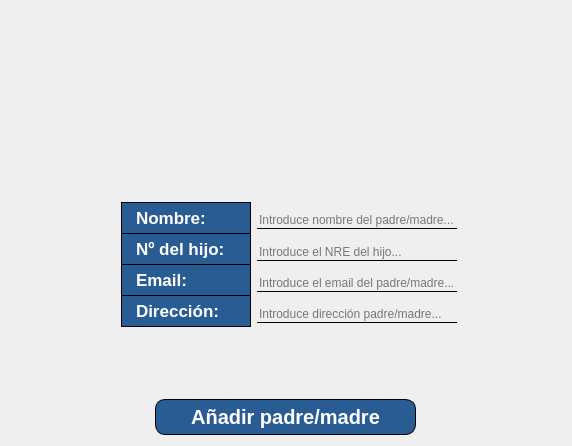
<?xml version="1.0" encoding="UTF-8"?>
<ui version="4.0">
 <class>Dialog_anadir_padres</class>
 <widget class="QDialog" name="Dialog_anadir_padres">
  <property name="geometry">
   <rect>
    <x>0</x>
    <y>0</y>
    <width>572</width>
    <height>446</height>
   </rect>
  </property>
  <property name="windowTitle">
   <string>Añadir padre/madre</string>
  </property>
  <property name="windowIcon">
   <iconset resource="../src/resources.qrc">
    <normaloff>:/logo/iconoProyecto.png</normaloff>:/logo/iconoProyecto.png</iconset>
  </property>
  <layout class="QVBoxLayout" name="verticalLayout_3">
   <item>
    <layout class="QVBoxLayout" name="verticalLayout">
     <item>
      <layout class="QVBoxLayout" name="verticalLayout_2">
       <property name="sizeConstraint">
        <enum>QLayout::SetDefaultConstraint</enum>
       </property>
       <item>
        <widget class="QLabel" name="logo">
         <property name="sizePolicy">
          <sizepolicy hsizetype="Maximum" vsizetype="Maximum">
           <horstretch>0</horstretch>
           <verstretch>0</verstretch>
          </sizepolicy>
         </property>
         <property name="minimumSize">
          <size>
           <width>550</width>
           <height>100</height>
          </size>
         </property>
         <property name="maximumSize">
          <size>
           <width>200</width>
           <height>250</height>
          </size>
         </property>
         <property name="styleSheet">
          <string notr="true"/>
         </property>
         <property name="text">
          <string>&lt;html&gt;&lt;head/&gt;&lt;body&gt;&lt;p&gt;&lt;img src=&quot;:/logo/logoProyecto.png&quot;/&gt;&lt;/p&gt;&lt;/body&gt;&lt;/html&gt;</string>
         </property>
         <property name="scaledContents">
          <bool>true</bool>
         </property>
         <property name="alignment">
          <set>Qt::AlignCenter</set>
         </property>
        </widget>
       </item>
      </layout>
     </item>
     <item>
      <layout class="QFormLayout" name="formLayout_3">
       <property name="verticalSpacing">
        <number>0</number>
       </property>
       <property name="leftMargin">
        <number>110</number>
       </property>
       <item row="0" column="0">
        <widget class="QLabel" name="label_nombre">
         <property name="maximumSize">
          <size>
           <width>130</width>
           <height>16777215</height>
          </size>
         </property>
         <property name="font">
          <font>
           <pointsize>13</pointsize>
           <bold>true</bold>
          </font>
         </property>
         <property name="styleSheet">
          <string notr="true">QLabel{
color: white;
font-weight: bold;
background-color: #2a5c94;
border: 1px solid black;
padding: 5px 10px;
}</string>
         </property>
         <property name="text">
          <string>Nombre:      </string>
         </property>
        </widget>
       </item>
       <item row="0" column="1">
        <widget class="QLineEdit" name="lineEdit_nombre">
         <property name="sizePolicy">
          <sizepolicy hsizetype="Fixed" vsizetype="Fixed">
           <horstretch>0</horstretch>
           <verstretch>0</verstretch>
          </sizepolicy>
         </property>
         <property name="maximumSize">
          <size>
           <width>200</width>
           <height>16777215</height>
          </size>
         </property>
         <property name="cursor">
          <cursorShape>IBeamCursor</cursorShape>
         </property>
         <property name="styleSheet">
          <string notr="true">QLineEdit{
border: 0px;
border-bottom: 1px solid black;
background-color: transparent;
margin-top: 10px;
}</string>
         </property>
         <property name="placeholderText">
          <string>Introduce nombre del padre/madre...</string>
         </property>
        </widget>
       </item>
       <item row="1" column="0">
        <widget class="QLabel" name="label_nre">
         <property name="maximumSize">
          <size>
           <width>130</width>
           <height>16777215</height>
          </size>
         </property>
         <property name="font">
          <font>
           <pointsize>13</pointsize>
           <bold>true</bold>
          </font>
         </property>
         <property name="styleSheet">
          <string notr="true">QLabel{
color: white;
font-weight: bold;
background-color: #2a5c94;
border: 1px solid black;
border-top: none;
padding: 5px 10px;
margin-top: 0px;
}</string>
         </property>
         <property name="text">
          <string>Nº del hijo:    </string>
         </property>
        </widget>
       </item>
       <item row="1" column="1">
        <widget class="QLineEdit" name="lineEdit_nre">
         <property name="sizePolicy">
          <sizepolicy hsizetype="Fixed" vsizetype="Fixed">
           <horstretch>0</horstretch>
           <verstretch>0</verstretch>
          </sizepolicy>
         </property>
         <property name="maximumSize">
          <size>
           <width>200</width>
           <height>16777215</height>
          </size>
         </property>
         <property name="styleSheet">
          <string notr="true">QLineEdit{
border: 0px;
border-bottom: 1px solid black;
background-color: transparent;
margin-top: 10px;
}</string>
         </property>
         <property name="placeholderText">
          <string>Introduce el NRE del hijo...</string>
         </property>
        </widget>
       </item>
       <item row="2" column="0">
        <widget class="QLabel" name="label_email">
         <property name="maximumSize">
          <size>
           <width>130</width>
           <height>16777215</height>
          </size>
         </property>
         <property name="font">
          <font>
           <pointsize>13</pointsize>
           <bold>true</bold>
          </font>
         </property>
         <property name="styleSheet">
          <string notr="true">QLabel{
color: white;
font-weight: bold;
background-color: #2a5c94;
border: 1px solid black;
border-top: none;
padding: 5px 10px;
margin-top: 0px;
}</string>
         </property>
         <property name="text">
          <string>Email:          </string>
         </property>
        </widget>
       </item>
       <item row="2" column="1">
        <widget class="QLineEdit" name="lineEdit_email">
         <property name="sizePolicy">
          <sizepolicy hsizetype="Fixed" vsizetype="Fixed">
           <horstretch>0</horstretch>
           <verstretch>0</verstretch>
          </sizepolicy>
         </property>
         <property name="maximumSize">
          <size>
           <width>200</width>
           <height>16777215</height>
          </size>
         </property>
         <property name="styleSheet">
          <string notr="true">QLineEdit{
border: 0px;
border-bottom: 1px solid black;
background-color: transparent;
margin-top: 10px;
}</string>
         </property>
         <property name="echoMode">
          <enum>QLineEdit::Password</enum>
         </property>
         <property name="placeholderText">
          <string>Introduce el email del padre/madre...</string>
         </property>
        </widget>
       </item>
       <item row="3" column="1">
        <widget class="QLineEdit" name="lineEdit_direccion">
         <property name="sizePolicy">
          <sizepolicy hsizetype="Fixed" vsizetype="Fixed">
           <horstretch>0</horstretch>
           <verstretch>0</verstretch>
          </sizepolicy>
         </property>
         <property name="maximumSize">
          <size>
           <width>200</width>
           <height>16777215</height>
          </size>
         </property>
         <property name="styleSheet">
          <string notr="true">QLineEdit{
border: 0px;
border-bottom: 1px solid black;
background-color: transparent;
margin-top: 10px;
}</string>
         </property>
         <property name="placeholderText">
          <string>Introduce dirección padre/madre...</string>
         </property>
        </widget>
       </item>
       <item row="3" column="0">
        <widget class="QLabel" name="label_direccion">
         <property name="maximumSize">
          <size>
           <width>130</width>
           <height>16777215</height>
          </size>
         </property>
         <property name="font">
          <font>
           <pointsize>13</pointsize>
           <bold>true</bold>
          </font>
         </property>
         <property name="styleSheet">
          <string notr="true">QLabel{
color: white;
font-weight: bold;
background-color: #2a5c94;
border: 1px solid black;
border-top: none;
padding: 5px 10px;
margin-top: 0px;
}</string>
         </property>
         <property name="text">
          <string>Dirección:    </string>
         </property>
        </widget>
       </item>
      </layout>
     </item>
     <item>
      <layout class="QHBoxLayout" name="horizontalLayout">
       <property name="topMargin">
        <number>6</number>
       </property>
       <item>
        <widget class="QPushButton" name="btn_anadir">
         <property name="sizePolicy">
          <sizepolicy hsizetype="Fixed" vsizetype="Fixed">
           <horstretch>0</horstretch>
           <verstretch>0</verstretch>
          </sizepolicy>
         </property>
         <property name="font">
          <font>
           <pointsize>15</pointsize>
           <bold>true</bold>
          </font>
         </property>
         <property name="cursor">
          <cursorShape>PointingHandCursor</cursorShape>
         </property>
         <property name="styleSheet">
          <string notr="true">QPushButton{
background-color: #2a5c94;
color: white;
border: 1px solid black;
border-radius: 10px;
padding: 5px 35px 5px 35px;
font-weight: bold;
}
QPushButton:hover{
background-color: rgb(11, 5, 71)
}</string>
         </property>
         <property name="text">
          <string>Añadir padre/madre</string>
         </property>
        </widget>
       </item>
      </layout>
     </item>
    </layout>
   </item>
  </layout>
 </widget>
 <resources>
  <include location="../src/resources.qrc"/>
 </resources>
 <connections/>
</ui>
